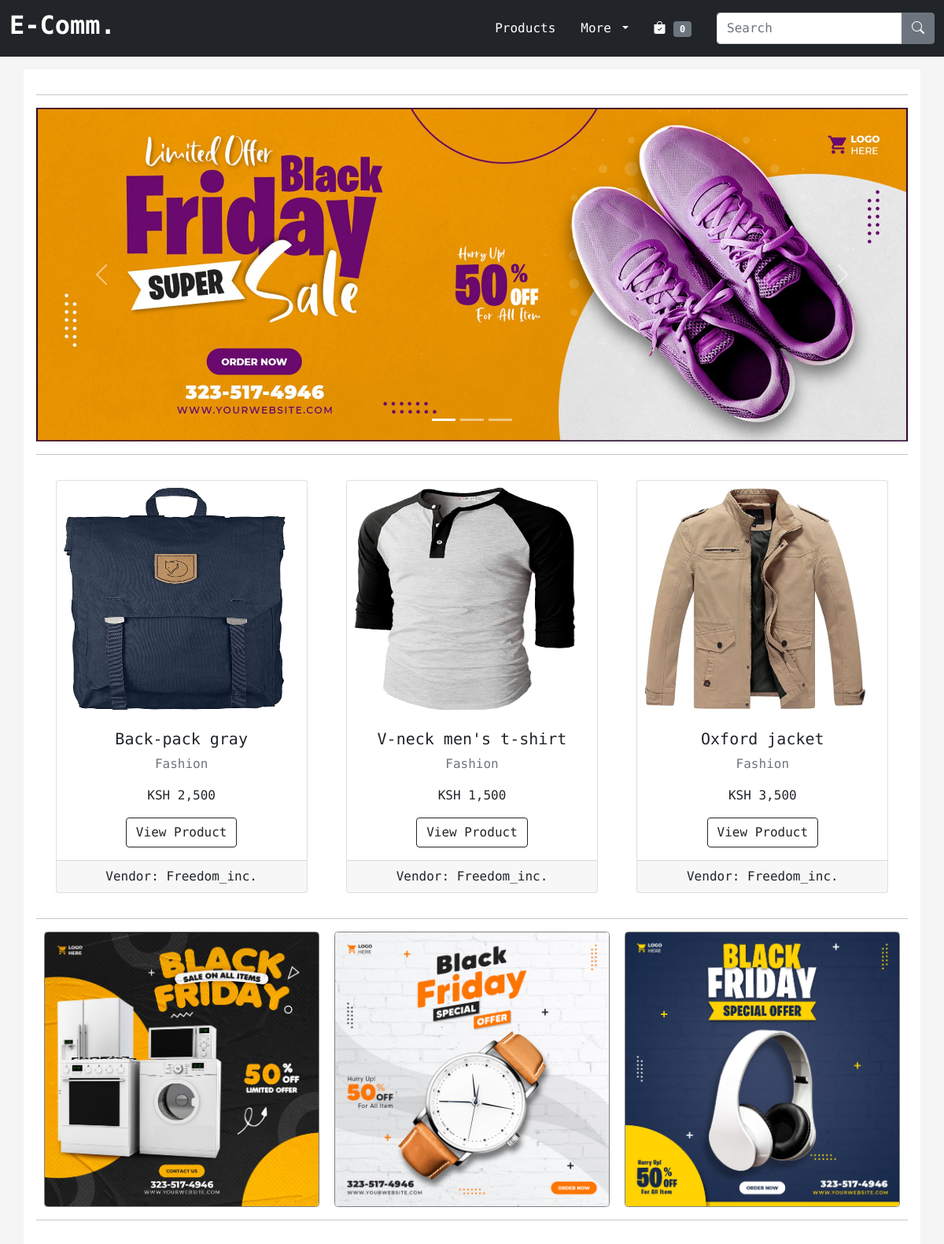
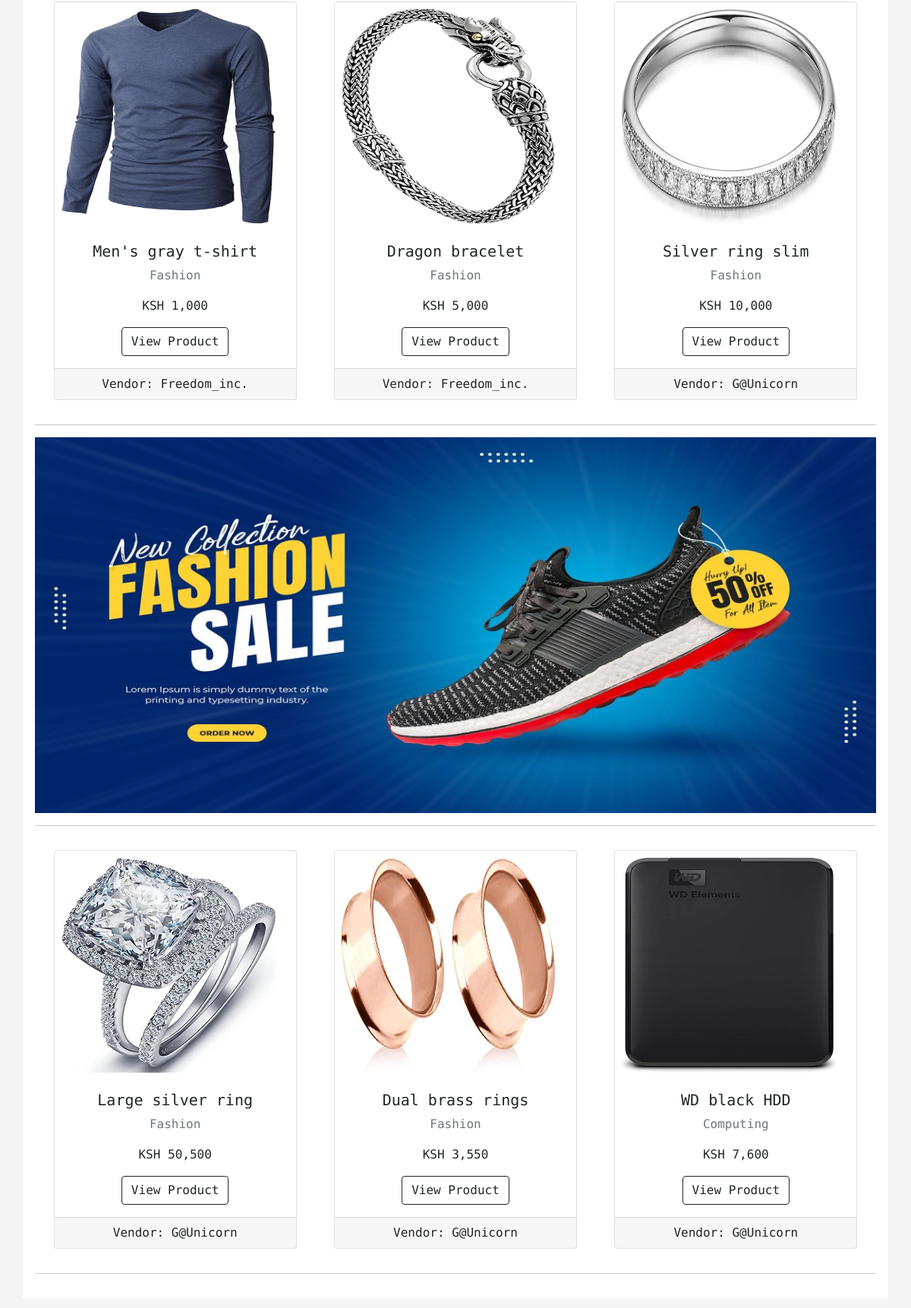
The page / (upper part) on the database its author committed (2 pictures, top to bottom).
### products/models.py (models this page shows, shortened)
class Product(models.Model):
    vendor = models.ForeignKey(VendorProfile, on_delete=models.CASCADE, related_name='owning_business', blank=True)
    short_name = models.CharField(max_length=100, unique=True)
    short_name_slug = AutoSlugField(populate_from='short_name')
    full_name = models.CharField(max_length=250, unique=True)
    category = models.ForeignKey(Category, on_delete=models.CASCADE)
    product_thumbnail = models.ImageField(upload_to='product_thumbnail')
    product_price = models.IntegerField(default=0)
    product_description = RichTextUploadingField()
    date_posted = models.DateField(auto_now_add=True)
    class Meta:
        ordering = ['-date_posted']

class Category(models.Model):
    category_title = models.CharField(max_length=100, unique=True)
    def __str__(self):
        return self.category_title

### vendors/models.py (models this page shows)
class VendorProfile(models.Model):
    user = models.OneToOneField(User, on_delete=models.CASCADE, related_name='user_account', primary_key=True, blank=True)
    business_name = models.CharField(max_length=100, unique=True)
    profile_image = models.ImageField(upload_to='vendor_profile_image')
    business_email = models.EmailField(max_length=100, unique=True)
    personal_phone = models.CharField(max_length=50, unique=True)
    business_phone = models.CharField(max_length=50, unique=True)
    date_joined = models.DateField(auto_now_add=True)
    class Meta:
        ordering = ['-date_joined']
    def __str__(self):
        return self.business_name

### core/views.py (the view)
# urls.py: path('', views.home, name='home'),
def home(request):
    section_1 = Product.objects.all()[:3]
    section_2 = Product.objects.all()[3:6]
    section_3 = Product.objects.all()[6:9]
    context = {
        'first_section_objects': section_1,
        'second_section_objects': section_2,
        'third_section_objects': section_3,
    }
    return render(request, 'core/index.html', context)

### cart/cart.py (called while the page is built)
    def __len__(self):
        return sum(item['quantity'] for item in self.cart.values())

### cart/context_processors.py (called while the page is built)
def cart(request):
    return {'cart': Cart(request)}

### core/templates/core/index.html (shortened to what this page needs)
{% extends 'base.html' %}
{% load static %}
{% load humanize %}
{% block body %}
<div class="home-container bg-light">
  <div class="home">
    <hr />
    <div class="slider">
      <div
        id="carouselItemIndicators"
        class="carousel slide"
        data-bs-ride="carousel"
      >
        <div class="carousel-indicators">
          <button
            type="button"
            data-bs-target="#carouselItemIndicators"
            data-bs-slide-to="0"
            class="active"
            aria-current="true"
            aria-label="Slide 1"
          ></button>
          <button
            type="button"
            data-bs-target="#carouselItemIndicators"
            data-bs-slide-to="1"
            aria-label="Slide 2"
          ></button>
          <button
            type="button"
            data-bs-target="#carouselItemIndicators"
            data-bs-slide-to="2"
            aria-label="Slide 3"
          ></button>
        </div>
        <div class="carousel-inner">
          <div class="carousel-item active" data-bs-interval="4000">
            <img
              src="{% static 'img/banner_1.jpg' %}"
              class="d-block w-100"
              alt="..."
            />
          </div>
        </div>
        <button
          class="carousel-control-prev"
          type="button"
          data-bs-target="#carouselItemIndicators"
          data-bs-slide="prev"
        >
          <span class="carousel-control-prev-icon" aria-hidden="true"></span>
        </button>
        <button
          class="carousel-control-next"
          type="button"
          data-bs-target="#carouselItemIndicators"
          data-bs-slide="next"
        >
          <span class="carousel-control-next-icon" aria-hidden="true"></span>
        </button>
      </div>
    </div>
    <hr />
    <div class="prod-sections">
      {% if first_section_objects %}
      {% for product in first_section_objects %}
      <div class="card" style="width: 20rem" id="prod-card">
        <img
          src="{{ product.product_thumbnail.url }}"
          class="card-img-top img-fluid"
          alt="..."
          id="prod-img"
        />
        <div class="card-body text-center">
          <h5 class="card-title">{{ product.short_name }}</h5>
          <p class="card-text text-muted">{{ product.category }}</p>
          <p class="card-text">KSH {{ product.product_price|intcomma }}</p>
          <a
            href="{% url 'product_details' product.short_name_slug %}"
            class="btn btn-outline-dark"
            >View Product</a
          >
        </div>
        <div class="card-footer text-center">Vendor: {{ product.vendor }}</div>
      </div>
      {% endfor %}
      {% endif %}
    </div>
    <hr />
    <div class="marketing-container">
      <a href="#">
        <img src="{% static 'img/small_banner_1.jpg' %}" alt="" />
      </a>
      <a href="#">
        <img src="{% static 'img/small_banner_2.jpg' %}" alt="" />
      </a>
      <a href="#">
        <img src="{% static 'img/small_banner_3.jpg' %}" alt="" />
      </a>
    </div>
    <hr />
    <div class="prod-sections">
      {% if second_section_objects %}
      {% for product in second_section_objects %}
      <div class="card" style="width: 20rem" id="prod-card">
        <img
          src="{{ product.product_thumbnail.url }}"
          class="card-img-top img-fluid"
          alt="..."
          id="prod-img"
        />
        <div class="card-body text-center">
          <h5 class="card-title">{{ product.short_name }}</h5>
          <p class="card-text text-muted">{{ product.category }}</p>
          <p class="card-text">KSH {{ product.product_price|intcomma }}</p>
          <a
            href="{% url 'product_details' product.short_name_slug %}"
            class="btn btn-outline-dark"
            >View Product</a
          >
        </div>
        <div class="card-footer text-center">Vendor: {{ product.vendor }}</div>
      </div>
      {% endfor %}
      {% endif %}
    </div>
    <hr />
    <div class="prod-banner">
      <img class="img-fluid" src="{% static 'img/banner_4.jpg' %}" alt="" />
    </div>
    <hr />
    <div class="prod-sections">
      {% if third_section_objects %}
      {% for product in third_section_objects %}
      <div class="card" style="width: 20rem" id="prod-card">
        <img
          src="{{ product.product_thumbnail.url }}"
          class="card-img-top img-fluid"
          alt="..."
          id="prod-img"
        />
        <div class="card-body text-center">
          <h5 class="card-title">{{ product.short_name }}</h5>
          <p class="card-text text-muted">{{ product.category }}</p>
          <p class="card-text">KSH {{ product.product_price|intcomma }}</p>
          <a
            href="{% url 'product_details' product.short_name_slug %}"
            class="btn btn-outline-dark"
            >View Product</a
          >
        </div>
        <div class="card-footer text-center">Vendor: {{ product.vendor }}</div>
      </div>
      {% endfor %}
      {% endif %}
    </div>
    <hr />
  </div>
</div>
{% endblock %}

### static/css/styles.css (style rules this page uses)
body, html { height: 100vh !important; width: 100% !important; margin: 0 !important; padding: 0 !important; scroll-behavior: smooth !important; font-family: "Syne Mono", monospace !important; background-color: whitesmoke !important; }
* { scrollbar-width: thin; scrollbar-color: #343a40 white; }
.active { color: black !important; background-color: white !important; }
.bg-light { background-color: white !important; }
.all-products-container, .prod-sections { display: flex; flex-direction: row; justify-content: space-around; align-items: center; flex-wrap: wrap; }
#prod-img { max-width: 300px; height: 300px; padding: 0.5rem; }
#prod-card { margin: 1rem; }
.home-container, .about-container, .contacts-container, .about, .contact, .success-container { padding: 1rem; }
.marketing-container { display: flex; flex-direction: row; justify-content: space-around; align-items: center; }
.marketing-container a { text-decoration: none; }
.marketing-container img { height: 350px; width: 350px; border: 1px solid gray; border-radius: 0.275rem; }
.prod-banner img { max-height: 500px; }

### rows shown on the page
Product: product_thumbnail (picture), short_name "Back-pack gray", category "Fashion", product_price "2,500", vendor "Freedom_inc."
Product: product_thumbnail (picture), short_name "V-neck men's t-shirt", category "Fashion", product_price "1,500", vendor "Freedom_inc."
Product: product_thumbnail (picture), short_name "Oxford jacket", category "Fashion", product_price "3,500", vendor "Freedom_inc."
Product: product_thumbnail (picture), short_name "Men's gray t-shirt", category "Fashion", product_price "1,000", vendor "Freedom_inc."
Product: product_thumbnail (picture), short_name "Dragon bracelet", category "Fashion", product_price "5,000", vendor "Freedom_inc."
Product: product_thumbnail (picture), short_name "Silver ring slim", category "Fashion", product_price "10,000", vendor "G@Unicorn"
Product: product_thumbnail (picture), short_name "Large silver ring", category "Fashion", product_price "50,500", vendor "G@Unicorn"
Product: product_thumbnail (picture), short_name "Dual brass rings", category "Fashion", product_price "3,550", vendor "G@Unicorn"
Product: product_thumbnail (picture), short_name "WD black HDD", category "Computing", product_price "7,600", vendor "G@Unicorn"
